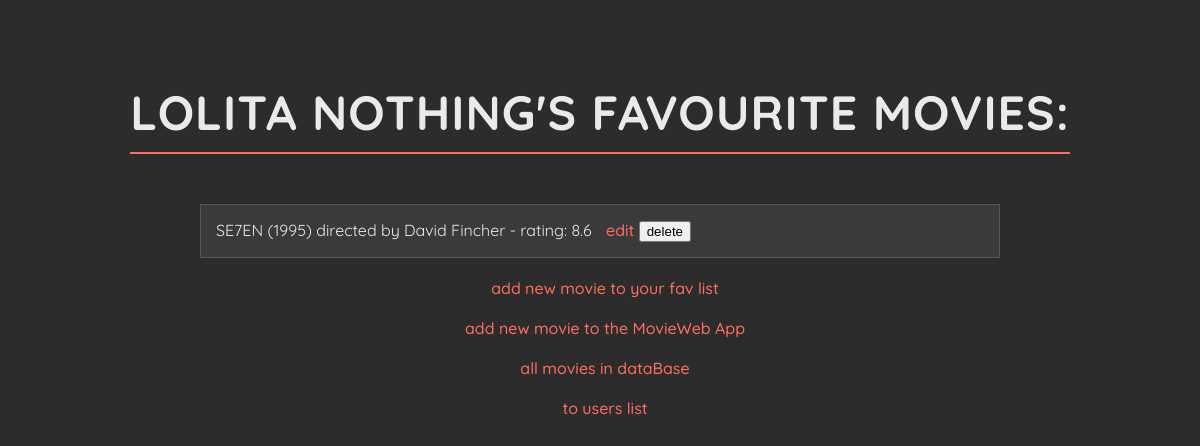
Before: /users/1 with the older database file.
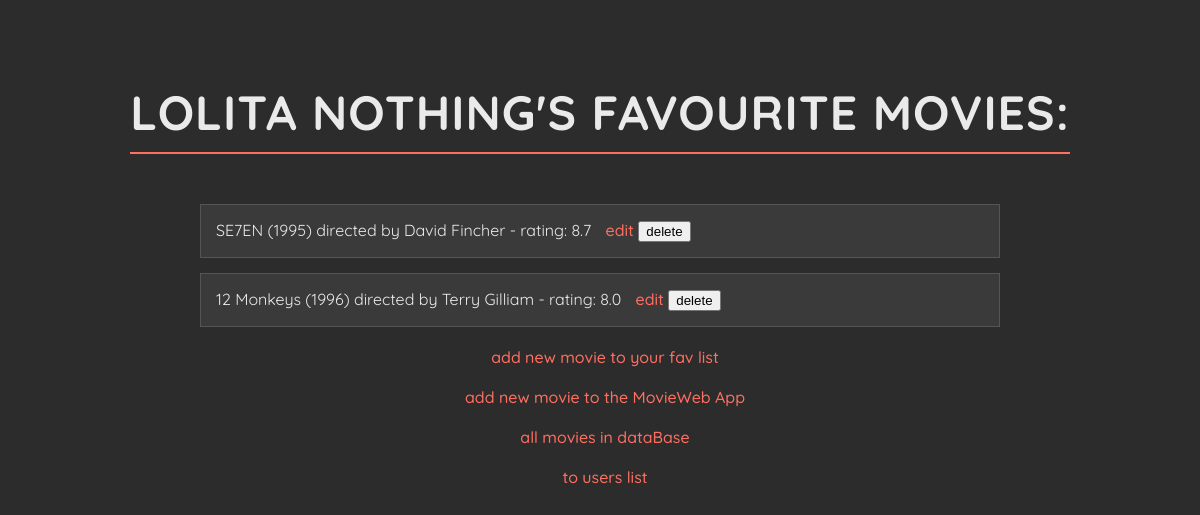
After: the same page with the newer database file.
### data_models.py (models this page shows, shortened)
class Movie(db.Model):
    __tablename__ = 'movies'
    movie_id = db.Column(db.Integer, primary_key=True, autoincrement=True)
    title = db.Column(db.String(250), nullable=False)
    director = db.Column(db.String(200), nullable=False)
    release_year = db.Column(db.Integer, nullable=False)
    movie_rating = db.Column(db.Float, nullable=False)
    users = relationship('User', secondary=user_movies, back_populates='movies')

### app.py (the view)
@app.route('/users/<int:user_id>', methods=['GET'])
def user_movies(user_id):
    user = data_manager.get_user_by_id(user_id)
    movies = data_manager.get_user_movies(user_id)
    if not user:
        flash(f'User with ID {user_id} is not found.', 'error')
        return redirect('/users')
    return render_template('user_movies.html', user=user, movies=movies)

### datamanager/sqlite_data_manager.py (called while the page is built)
    def get_user_by_id(self, user_id):
        with self.app.app_context():
            return self.db.session.query(User).filter_by(user_id=user_id).first()

    def get_user_movies(self, user_id):
        with self.app.app_context():
            user = self.db.session.query(User).filter_by(user_id=user_id).first()
            if user is not None:
                movies = user.movies
            else:
                movies = []
            return movies

### templates/user_movies.html (shortened to what this page needs)
<!DOCTYPE html>
<html lang="en">
<head>
</head>
<body>
    <h1>{{ user.user_name }}'s favourite movies:</h1>
        {% if movies %}
            <ul>
            {% for movie in movies %}
                <li>
                    {{ movie.title }} ({{ movie.release_year }}) directed by {{ movie.director }} - rating: {{ movie.movie_rating }}
                    <a href="{{ url_for('update_movie', user_id=user.user_id, movie_id=movie.movie_id) }}">edit</a>
                    <form id="delete-form-{{ movie.movie_id }}" action="{{ url_for('delete_movie', movie_id=movie.movie_id) }}" method="POST" style="display: inline;">
                        <button type="button" onclick="confirmDeletion('delete-form-{{ movie.movie_id }}')">delete</button>
                    </form>
                </li>
            {% endfor %}
            </ul>
            {% else %}
                <p>no favourite movies found for this user</p>
        {% endif %}
        <div>
            <a href="{{ url_for('add_new_movie_to_user', user_id=user.user_id) }}">add new movie to your fav list</a><br><br>
            <a href="{{ url_for('add_movie') }}">add new movie to the MovieWeb App</a><br><br>
            <a href="{{ url_for('list_movies') }}">all movies in dataBase</a><br><br>
            <a href="{{ url_for('list_users') }}">to users list</a>
        </div>
</body>
</html>

Changed rows visible on the page:
changed Movie "SE7EN": movie_rating "8.6" → "8.7"
added Movie: title "12 Monkeys", release_year "1996", director "Terry Gilliam", movie_rating "8.0"
